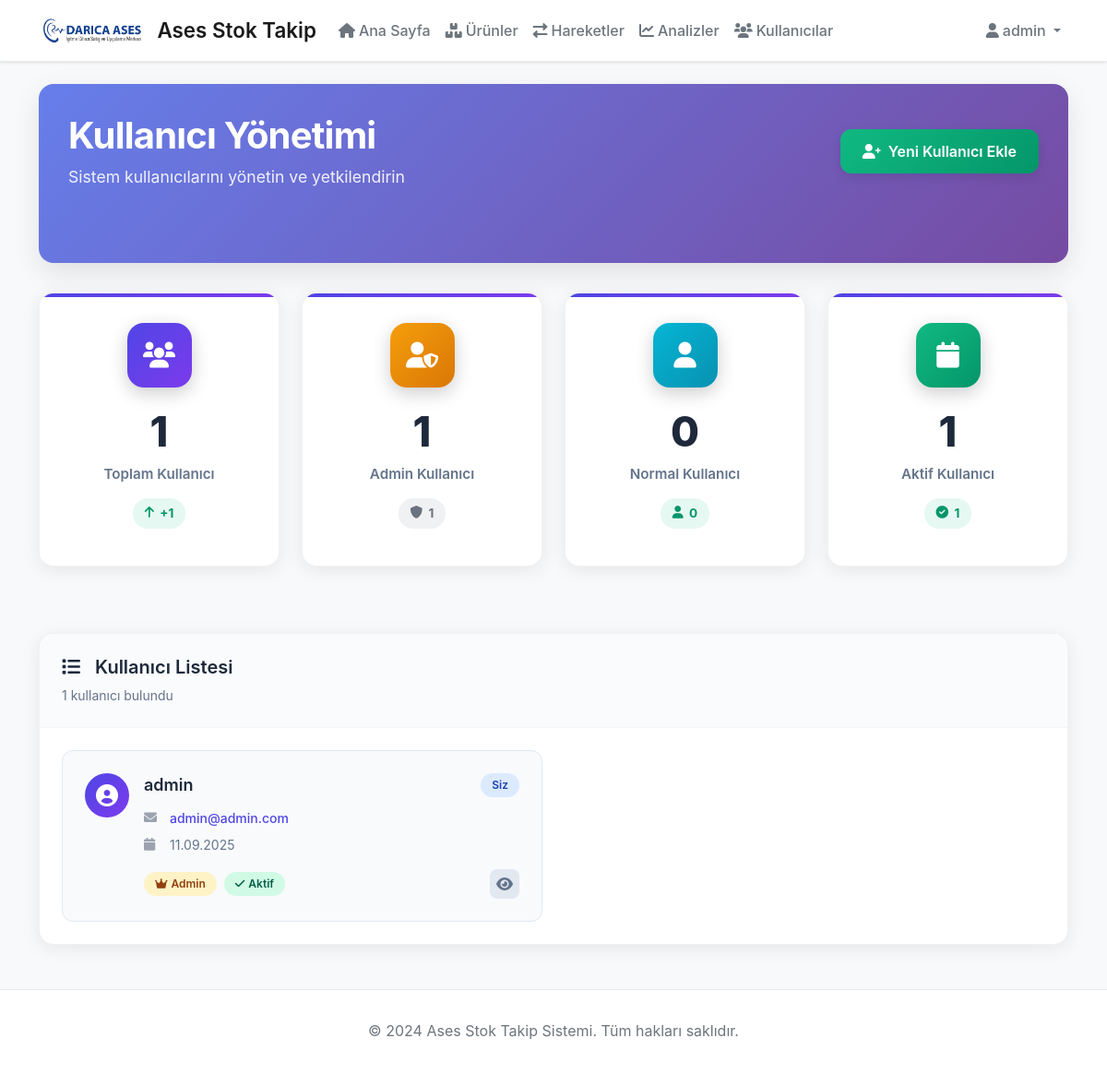
Page /users (signed in) on the earlier database version.
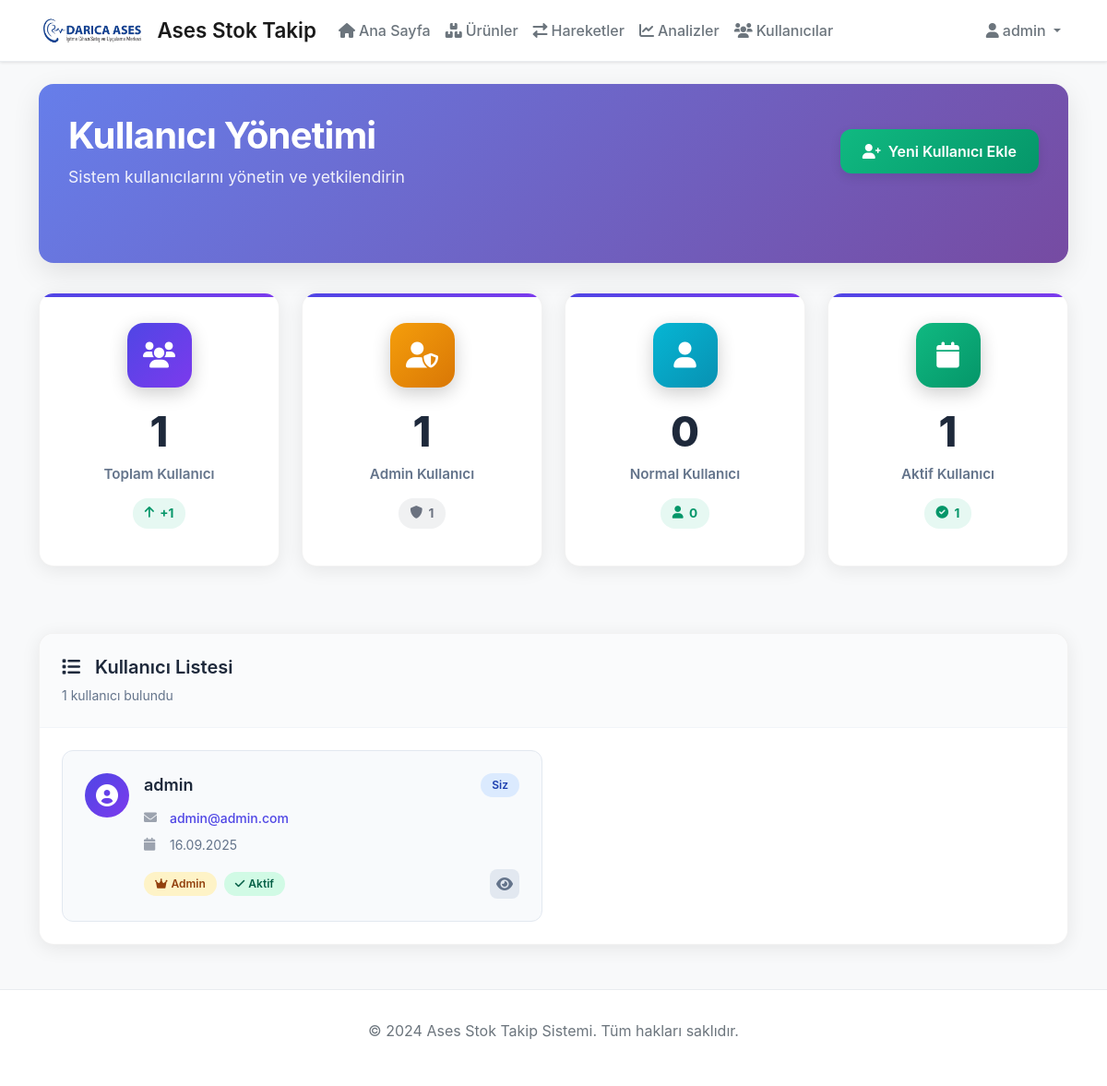
Same page on the later database version.
### app.py (models this page shows)
class User(UserMixin, db.Model):
    id = db.Column(db.Integer, primary_key=True)
    username = db.Column(db.String(80), unique=True, nullable=False)
    email = db.Column(db.String(120), unique=True, nullable=False)
    password_hash = db.Column(db.String(120), nullable=False)
    is_admin = db.Column(db.Boolean, default=False)
    created_at = db.Column(db.DateTime, default=datetime.utcnow)

### app.py (the view)
@app.route('/users')
@login_required
def users():
    if not current_user.is_admin:
        flash('Bu sayfaya erişim yetkiniz yok!', 'error')
        return redirect(url_for('index'))
    users = User.query.all()
    return render_template('users.html', users=users)

### app.py (called while the page is built)
@login_manager.user_loader
def load_user(user_id):
    return User.query.get(int(user_id))

### templates/users.html (shortened to what the changed rows need)
{% extends "base.html" %}
{% block content %}
<div class="users-header">
    <div class="d-flex justify-content-between align-items-center mb-5">
        <div>
            <h1 class="users-title">Kullanıcı Yönetimi</h1>
        </div>
    </div>
</div>
<div class="modern-card">
    <div class="card-body-modern">
        {% if users %}
        <div class="users-grid">
            {% for user in users %}
            <div class="user-card">
                <div class="user-avatar">
                    <i class="fas fa-user-circle"></i>
                </div>
                <div class="user-info">
                    <div class="user-header">
                        <h6 class="user-name">{{ user.username }}</h6>
                        {% if user.id == current_user.id %}
                            <span class="badge-modern current">Siz</span>
                        {% endif %}
                    </div>
                    <div class="user-details">
                        <div class="detail-item">
                            <i class="fas fa-envelope"></i>
                            <a href="mailto:{{ user.email }}" class="user-email">{{ user.email }}</a>
                        </div>
                        <div class="detail-item">
                            <i class="fas fa-calendar"></i>
                            <span class="user-date">
                                {% if user.created_at %}
                                    {{ user.created_at.strftime('%d.%m.%Y') }}
                                {% else %}
                                    -
                                {% endif %}
                            </span>
                        </div>
                    </div>
                    <div class="user-footer">
                        <div class="user-role">
                            {% if user.is_admin %}
                                <span class="badge-modern admin">
                                    <i class="fas fa-crown me-1"></i>Admin
                                </span>
                            {% else %}
                                <span class="badge-modern user">
                                    <i class="fas fa-user me-1"></i>Kullanıcı
                                </span>
                            {% endif %}
                            <span class="badge-modern status">
                                <i class="fas fa-check me-1"></i>Aktif
                            </span>
                        </div>
                        <div class="user-actions">
                            <button type="button" class="btn-action"
                                    data-bs-toggle="modal" data-bs-target="#userModal{{ user.id }}"
                                    title="Detayları Gör">
                                <i class="fas fa-eye"></i>
                            </button>
                        </div>
                    </div>
                </div>
            </div>
            {% endfor %}
        </div>
        {% endif %}
    </div>
</div>
{% endblock %}

### templates/base.html (shortened to what this page needs)
<!DOCTYPE html>
<html lang="tr">
<head>
    <link href="https://cdn.jsdelivr.net/npm/bootstrap@5.3.0/dist/css/bootstrap.min.css" rel="stylesheet">
    <link href="https://cdnjs.cloudflare.com/ajax/libs/font-awesome/6.0.0/css/all.min.css" rel="stylesheet">
    <link href="https://cdn.jsdelivr.net/npm/chart.js@3.9.1/dist/chart.min.js" rel="stylesheet">
</head>
<body>
    <nav class="navbar navbar-expand-lg navbar-light">
        <div class="container">
            <a class="navbar-brand" href="{{ url_for('index') }}">
                <img src="{{ url_for('static', filename='logoases-removebg-preview.png') }}" alt="Ases Logo" height="40" class="me-2">
                Ases Stok Takip
            </a>
            <div class="collapse navbar-collapse" id="navbarNav">
                <ul class="navbar-nav me-auto">
                    <li class="nav-item">
                        <a class="nav-link" href="{{ url_for('index') }}">
                            <i class="fas fa-home me-1"></i>Ana Sayfa
                        </a>
                    </li>
                    <li class="nav-item">
                        <a class="nav-link" href="{{ url_for('products') }}">
                            <i class="fas fa-boxes me-1"></i>Ürünler
                        </a>
                    </li>
                    <li class="nav-item">
                        <a class="nav-link" href="{{ url_for('movements') }}">
                            <i class="fas fa-exchange-alt me-1"></i>Hareketler
                        </a>
                    </li>
                    <li class="nav-item">
                        <a class="nav-link" href="{{ url_for('analytics') }}">
                            <i class="fas fa-chart-line me-1"></i>Analizler
                        </a>
                    </li>
                    {% if current_user.is_admin %}
                    <li class="nav-item">
                        <a class="nav-link" href="{{ url_for('users') }}">
                            <i class="fas fa-users me-1"></i>Kullanıcılar
                        </a>
                    </li>
                    {% endif %}
                </ul>
                <ul class="navbar-nav">
                    <li class="nav-item dropdown">
                        <a class="nav-link dropdown-toggle" href="#" id="navbarDropdown" role="button" data-bs-toggle="dropdown">
                            <i class="fas fa-user me-1"></i>{{ current_user.username }}
                        </a>
                    </li>
                </ul>
            </div>
        </div>
    </nav>
    <main class="container mt-4">
        {% block content %}{% endblock %}
    </main>
    <footer class="footer">
        <div class="container">
            <p>&copy; 2024 Ases Stok Takip Sistemi. Tüm hakları saklıdır.</p>
        </div>
    </footer>
</body>
</html>

Differences in the rows shown:
changed User "admin": created_at "11.09.2025" → "16.09.2025"
